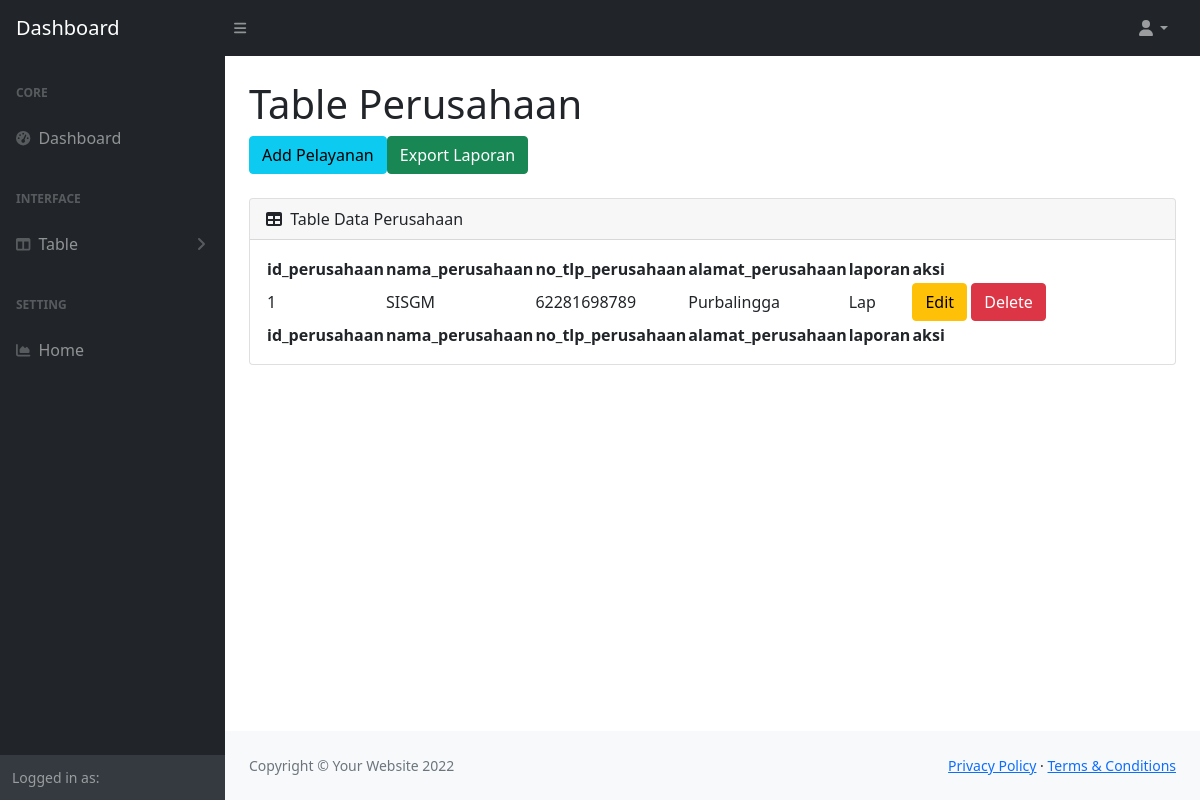
/tabledata/table_perusahaan.php, run on an earlier commit of the app's database.
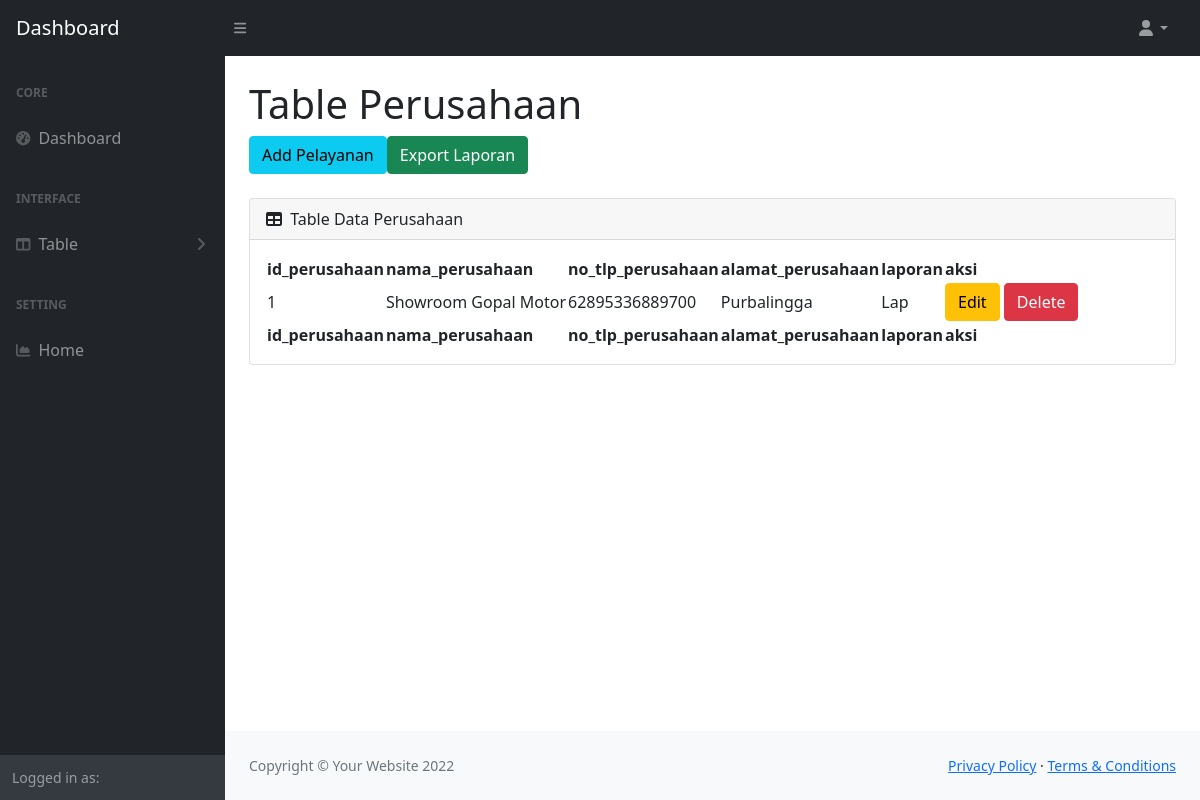
And on a later commit of the database.
### tables this page shows
CREATE TABLE `perusahaan` (
  `id_perusahaan` int(11) NOT NULL,
  `nama_perusahaan` varchar(50) NOT NULL,
  `no_tlp_perusahaan` bigint(20) NOT NULL,
  `alamat_perusahaan` text NOT NULL,
  `laporan` text NOT NULL
);

### tabledata/table_perusahaan.php (the view, shortened to what this page needs)
<?php
include "../koneksi.php";
?>
<!DOCTYPE html>
<html lang="en">
    <head>
        <link href="https://cdn.jsdelivr.net/npm/simple-datatables@latest/dist/style.css" rel="stylesheet" />
        <link href="../dashboardstyle/css/styles.css" rel="stylesheet" />
    </head>
    <body class="sb-nav-fixed">
        <?php
        include "../navbar.php";
        ?>
        <div id="layoutSidenav">
            <?php
            include "../sidenav_nav.php";
            ?>
            <div id="layoutSidenav_content">
                <main>
                    <div class="container-fluid px-4">
                        <h1 class="mt-4">Table Perusahaan</h1>
                        <ol class="breadcrumb mb-4">
                            <a href="../form/perusahaan_form.php" class="btn btn-info">Add Pelayanan</a>
                            <a href="../form/exportperusahaan.php" class="btn btn-success">Export Laporan</a>
                        </ol>
                        <div class="card mb-4">
                            <div class="card-header">
                                <i class="fas fa-table me-1"></i>
                                Table Data Perusahaan
                            </div>
                            <div class="card-body">
                                <table id="datatablesSimple">
                                    <thead>
                                        <tr>
                                            <th>id_perusahaan</th>
                                            <th>nama_perusahaan</th>
                                            <th>no_tlp_perusahaan</th>
                                            <th>alamat_perusahaan</th>
                                            <th>laporan</th>
                                            <th>aksi</th>
                                        </tr>
                                    </thead>
                                    <tfoot>
                                        <tr>
                                            <th>id_perusahaan</th>
                                            <th>nama_perusahaan</th>
                                            <th>no_tlp_perusahaan</th>
                                            <th>alamat_perusahaan</th>
                                            <th>laporan</th>
                                            <th>aksi</th>
                                        </tr>
                                    </tfoot>
                                    <tbody>
                                        <?php
                                        $query = "SELECT * FROM perusahaan";
                                        $result = mysqli_query($conn,$query);
                                        while($row = mysqli_fetch_assoc($result)){
                                            echo "
                                            <tr>
                                            <td>$row[id_perusahaan]</td>
                                            <td>$row[nama_perusahaan]</td>
                                            <td>$row[no_tlp_perusahaan]</td>
                                            <td>$row[alamat_perusahaan]</td>
                                            <td>$row[laporan]</td>
                                            <td>
                                            <a href='../form/perusahaan_edit.php?id_perusahaan=$row[id_perusahaan]' class='btn btn-warning'>Edit</a>
                                            <a href='../form/perusahaan_delete.php?id_perusahaan=$row[id_perusahaan]' class='btn btn-danger'>Delete</a>
                                            </td>
                                        </tr>
                                        ";
                                        }
                                        ?>
                                    </tbody>
                                </table>
                            </div>
                        </div>
                    </div>
                </main>
                <footer class="py-4 bg-light mt-auto">
                    <div class="container-fluid px-4">
                        <div class="d-flex align-items-center justify-content-between small">
                            <div class="text-muted">Copyright &copy; Your Website 2022</div>
                            <div>
                                <a href="#">Privacy Policy</a>
                                &middot;
                                <a href="#">Terms &amp; Conditions</a>
                            </div>
                        </div>
                    </div>
                </footer>
            </div>
        </div>
    </body>
</html>

### navbar.php (shortened to what this page needs)
<nav class="sb-topnav navbar navbar-expand navbar-dark bg-dark">
            <a class="navbar-brand ps-3" href="<?php echo '../dashboardpage/dashboard'.$_SESSION['role'].'.php'?>">Dashboard <?php echo $_SESSION['role']; ?></a>
            <button class="btn btn-link btn-sm order-1 order-lg-0 me-4 me-lg-0" id="sidebarToggle" href="#!"><i class="fas fa-bars"></i></button>
            <ul class="navbar-nav ms-auto ms-md-0 me-3 me-lg-4">
                <li class="nav-item dropdown">
                    <a class="nav-link dropdown-toggle" id="navbarDropdown" href="#" role="button" data-bs-toggle="dropdown" aria-expanded="false"><i class="fas fa-user fa-fw"></i></a>
                </li>
            </ul>
        </nav>

### sidenav_nav.php (shortened to what this page needs)
<div id="layoutSidenav_nav">
                <nav class="sb-sidenav accordion sb-sidenav-dark" id="sidenavAccordion">
                    <div class="sb-sidenav-menu">
                        <div class="nav">
                            <div class="sb-sidenav-menu-heading">Core</div>
                            <a class="nav-link" href="<?php echo '../dashboardpage/dashboard'.$_SESSION['role'].'.php'; ?>">
                                <div class="sb-nav-link-icon"><i class="fas fa-tachometer-alt"></i></div>
                                Dashboard
                            </a>
                            <div class="sb-sidenav-menu-heading">Interface</div>
                            <a class="nav-link collapsed" href="#" data-bs-toggle="collapse" data-bs-target="#collapseLayouts" aria-expanded="false" aria-controls="collapseLayouts">
                                <div class="sb-nav-link-icon"><i class="fas fa-columns"></i></div>
                                Table
                                <div class="sb-sidenav-collapse-arrow"><i class="fas fa-angle-down"></i></div>
                            </a>
                            <div class="sb-sidenav-menu-heading">Setting</div>
                            <a class="nav-link" href="../index.php">
                                <div class="sb-nav-link-icon"><i class="fas fa-chart-area"></i></div>
                                Home
                            </a>
                        </div>
                    </div>
                    <div class="sb-sidenav-footer">
                        <div class="small">Logged in as:</div>
                    </div>
                </nav>
            </div>

What changed in the data, as far as the page shows it:
changed perusahaan "Purbalingga": nama_perusahaan "SISGM" → "Showroom Gopal Motor"; no_tlp_perusahaan "62281698789" → "62895336889700"
